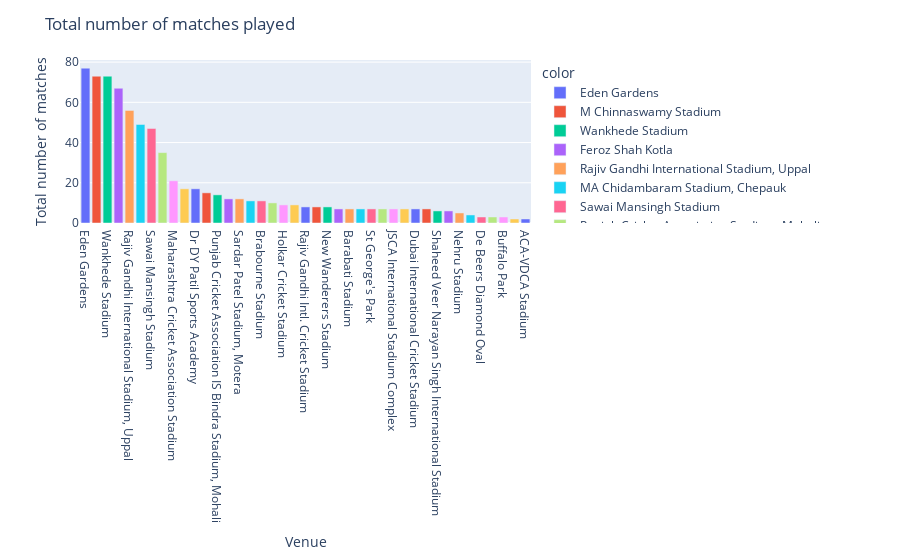

Here is the notebook cell this chart was saved with:
### Markdown cell above
In 2013, we have the most number of matches.

### Code cell
#most matches hosted venue 
figure = px.bar(matches_data, x=matches_data['venue'].value_counts().keys()[:],
             y=matches_data['venue'].value_counts()[:],
             color=matches_data['venue'].value_counts().keys()[:],
             labels={
                     'x': "Venue",
                     'y': "Total number of matches"
                     
                 })
figure.update_layout(title='Total number of matches played')
figure.show()

### Figure 1 — Plotly figure (JSON) as saved in the notebook; plotly's stock layout.template omitted (floating-point values rounded to 4 significant figures)
{"data": [{"alignmentgroup": "True", "hovertemplate": "color=Eden Gardens<br>Venue=%{x}<br>Total number of matches=%{y}<extra></extra>", "legendgroup": "Eden Gardens", "marker": {"color": "#636efa", "pattern": {"shape": ""}}, "name": "Eden Gardens", "offsetgroup": "Eden Gardens", "orientation": "v", "showlegend": true, "textposition": "auto", "type": "bar", "x": ["Eden Gardens"], "xaxis": "x", "y": [77], "yaxis": "y"}, {"alignmentgroup": "True", "hovertemplate": "color=M Chinnaswamy Stadium<br>Venue=%{x}<br>Total number of matches=%{y}<extra></extra>", "legendgroup": "M Chinnaswamy Stadium", "marker": {"color": "#EF553B", "pattern": {"shape": ""}}, "name": "M Chinnaswamy Stadium", "offsetgroup": "M Chinnaswamy Stadium", "orientation": "v", "showlegend": true, "textposition": "auto", "type": "bar", "x": ["M Chinnaswamy Stadium"], "xaxis": "x", "y": [73], "yaxis": "y"}, {"alignmentgroup": "True", "hovertemplate": "color=Wankhede Stadium<br>Venue=%{x}<br>Total number of matches=%{y}<extra></extra>", "legendgroup": "Wankhede Stadium", "marker": {"color": "#00cc96", "pattern": {"shape": ""}}, "name": "Wankhede Stadium", "offsetgroup": "Wankhede Stadium", "orientation": "v", "showlegend": true, "textposition": "auto", "type": "bar", "x": ["Wankhede Stadium"], "xaxis": "x", "y": [73], "yaxis": "y"}, {"alignmentgroup": "True", "hovertemplate": "color=Feroz Shah Kotla<br>Venue=%{x}<br>Total number of matches=%{y}<extra></extra>", "legendgroup": "Feroz Shah Kotla", "marker": {"color": "#ab63fa", "pattern": {"shape": ""}}, "name": "Feroz Shah Kotla", "offsetgroup": "Feroz Shah Kotla", "orientation": "v", "showlegend": true, "textposition": "auto", "type": "bar", "x": ["Feroz Shah Kotla"], "xaxis": "x", "y": [67], "yaxis": "y"}, {"alignmentgroup": "True", "hovertemplate": "color=Rajiv Gandhi International Stadium, Uppal<br>Venue=%{x}<br>Total number of matches=%{y}<extra></extra>", "legendgroup": "Rajiv Gandhi International Stadium, Uppal", "marker": {"color": "#FFA15A", "pattern": {"shape": ""}}, "name": "Rajiv Gandhi International Stadium, Uppal", "offsetgroup": "Rajiv Gandhi International Stadium, Uppal", "orientation": "v", "showlegend": true, "textposition": "auto", "type": "bar", "x": ["Rajiv Gandhi International Stadium, Uppal"], "xaxis": "x", "y": [56], "yaxis": "y"}, {"alignmentgroup": "True", "hovertemplate": "color=MA Chidambaram Stadium, Chepauk<br>Venue=%{x}<br>Total number of matches=%{y}<extra></extra>", "legendgroup": "MA Chidambaram Stadium, Chepauk", "marker": {"color": "#19d3f3", "pattern": {"shape": ""}}, "name": "MA Chidambaram Stadium, Chepauk", "offsetgroup": "MA Chidambaram Stadium, Chepauk", "orientation": "v", "showlegend": true, "textposition": "auto", "type": "bar", "x": ["MA Chidambaram Stadium, Chepauk"], "xaxis": "x", "y": [49], "yaxis": "y"}, {"alignmentgroup": "True", "hovertemplate": "color=Sawai Mansingh Stadium<br>Venue=%{x}<br>Total number of matches=%{y}<extra></extra>", "legendgroup": "Sawai Mansingh Stadium", "marker": {"color": "#FF6692", "pattern": {"shape": ""}}, "name": "Sawai Mansingh Stadium", "offsetgroup": "Sawai Mansingh Stadium", "orientation": "v", "showlegend": true, "textposition": "auto", "type": "bar", "x": ["Sawai Mansingh Stadium"], "xaxis": "x", "y": [47], "yaxis": "y"}, {"alignmentgroup": "True", "hovertemplate": "color=Punjab Cricket Association Stadium, Mohali<br>Venue=%{x}<br>Total number of matches=%{y}<extra></extra>", "legendgroup": "Punjab Cricket Association Stadium, Mohali", "marker": {"color": "#B6E880", "pattern": {"shape": ""}}, "name": "Punjab Cricket Association Stadium, Mohali", "offsetgroup": "Punjab Cricket Association Stadium, Mohali", "orientation": "v", "showlegend": true, "textposition": "auto", "type": "bar", "x": ["Punjab Cricket Association Stadium, Mohali"], "xaxis": "x", "y": [35], "yaxis": "y"}, {"alignmentgroup": "True", "hovertemplate": "color=Maharashtra Cricket Association Stadium<br>Venue=%{x}<br>Total number of matches=%{y}<extra></extra>", "legendgroup": "Maharashtra Cricket Association Stadium", "marker": {"color": "#FF97FF", "pattern": {"shape": ""}}, "name": "Maharashtra Cricket Association Stadium", "offsetgroup": "Maharashtra Cricket Association Stadium", "orientation": "v", "showlegend": true, "textposition": "auto", "type": "bar", "x": ["Maharashtra Cricket Association Stadium"], "xaxis": "x", "y": [21], "yaxis": "y"}, {"alignmentgroup": "True", "hovertemplate": "color=Subrata Roy Sahara Stadium<br>Venue=%{x}<br>Total number of matches=%{y}<extra></extra>", "legendgroup": "Subrata Roy Sahara Stadium", "marker": {"color": "#FECB52", "pattern": {"shape": ""}}, "name": "Subrata Roy Sahara Stadium", "offsetgroup": "Subrata Roy Sahara Stadium", "orientation": "v", "showlegend": true, "textposition": "auto", "type": "bar", "x": ["Subrata Roy Sahara Stadium"], "xaxis": "x", "y": [17], "yaxis": "y"}, {"alignmentgroup": "True", "hovertemplate": "color=Dr DY Patil Sports Academy<br>Venue=%{x}<br>Total number of matches=%{y}<extra></extra>", "legendgroup": "Dr DY Patil Sports Academy", "marker": {"color": "#636efa", "pattern": {"shape": ""}}, "name": "Dr DY Patil Sports Academy", "offsetgroup": "Dr DY Patil Sports Academy", "orientation": "v", "showlegend": true, "textposition": "auto", "type": "bar", "x": ["Dr DY Patil Sports Academy"], "xaxis": "x", "y": [17], "yaxis": "y"}, {"alignmentgroup": "True", "hovertemplate": "color=Kingsmead<br>Venue=%{x}<br>Total number of matches=%{y}<extra></extra>", "legendgroup": "Kingsmead", "marker": {"color": "#EF553B", "pattern": {"shape": ""}}, "name": "Kingsmead", "offsetgroup": "Kingsmead", "orientation": "v", "showlegend": true, "textposition": "auto", "type": "bar", "x": ["Kingsmead"], "xaxis": "x", "y": [15], "yaxis": "y"}, {"alignmentgroup": "True", "hovertemplate": "color=Punjab Cricket Association IS Bindra Stadium, Mohali<br>Venue=%{x}<br>Total number of matches=%{y}<extra></extra>", "legendgroup": "Punjab Cricket Association IS Bindra Stadium, Mohali", "marker": {"color": "#00cc96", "pattern": {"shape": ""}}, "name": "Punjab Cricket Association IS Bindra Stadium, Mohali", "offsetgroup": "Punjab Cricket Association IS Bindra Stadium, Mohali", "orientation": "v", "showlegend": true, "textposition": "auto", "type": "bar", "x": ["Punjab Cricket Association IS Bindra Stadium, Mohali"], "xaxis": "x", "y": [14], "yaxis": "y"}, {"alignmentgroup": "True", "hovertemplate": "color=SuperSport Park<br>Venue=%{x}<br>Total number of matches=%{y}<extra></extra>", "legendgroup": "SuperSport Park", "marker": {"color": "#ab63fa", "pattern": {"shape": ""}}, "name": "SuperSport Park", "offsetgroup": "SuperSport Park", "orientation": "v", "showlegend": true, "textposition": "auto", "type": "bar", "x": ["SuperSport Park"], "xaxis": "x", "y": [12], "yaxis": "y"}, {"alignmentgroup": "True", "hovertemplate": "color=Sardar Patel Stadium, Motera<br>Venue=%{x}<br>Total number of matches=%{y}<extra></extra>", "legendgroup": "Sardar Patel Stadium, Motera", "marker": {"color": "#FFA15A", "pattern": {"shape": ""}}, "name": "Sardar Patel Stadium, Motera", "offsetgroup": "Sardar Patel Stadium, Motera", "orientation": "v", "showlegend": true, "textposition": "auto", "type": "bar", "x": ["Sardar Patel Stadium, Motera"], "xaxis": "x", "y": [12], "yaxis": "y"}, {"alignmentgroup": "True", "hovertemplate": "color=Dr. Y.S. Rajasekhara Reddy ACA-VDCA Cricket Stadium<br>Venue=%{x}<br>Total number of matches=%{y}<extra></extra>", "legendgroup": "Dr. Y.S. Rajasekhara Reddy ACA-VDCA Cricket Stadium", "marker": {"color": "#19d3f3", "pattern": {"shape": ""}}, "name": "Dr. Y.S. Rajasekhara Reddy ACA-VDCA Cricket Stadium", "offsetgroup": "Dr. Y.S. Rajasekhara Reddy ACA-VDCA Cricket Stadium", "orientation": "v", "showlegend": true, "textposition": "auto", "type": "bar", "x": ["Dr. Y.S. Rajasekhara Reddy ACA-VDCA Cricket Stadium"], "xaxis": "x", "y": [11], "yaxis": "y"}, {"alignmentgroup": "True", "hovertemplate": "color=Brabourne Stadium<br>Venue=%{x}<br>Total number of matches=%{y}<extra></extra>", "legendgroup": "Brabourne Stadium", "marker": {"color": "#FF6692", "pattern": {"shape": ""}}, "name": "Brabourne Stadium", "offsetgroup": "Brabourne Stadium", "orientation": "v", "showlegend": true, "textposition": "auto", "type": "bar", "x": ["Brabourne Stadium"], "xaxis": "x", "y": [11], "yaxis": "y"}, {"alignmentgroup": "True", "hovertemplate": "color=Saurashtra Cricket Association Stadium<br>Venue=%{x}<br>Total number of matches=%{y}<extra></extra>", "legendgroup": "Saurashtra Cricket Association Stadium", "marker": {"color": "#B6E880", "pattern": {"shape": ""}}, "name": "Saurashtra Cricket Association Stadium", "offsetgroup": "Saurashtra Cricket Association Stadium", "orientation": "v", "showlegend": true, "textposition": "auto", "type": "bar", "x": ["Saurashtra Cricket Association Stadium"], "xaxis": "x", "y": [10], "yaxis": "y"}, {"alignmentgroup": "True", "hovertemplate": "color=Holkar Cricket Stadium<br>Venue=%{x}<br>Total number of matches=%{y}<extra></extra>", "legendgroup": "Holkar Cricket Stadium", "marker": {"color": "#FF97FF", "pattern": {"shape": ""}}, "name": "Holkar Cricket Stadium", "offsetgroup": "Holkar Cricket Stadium", "orientation": "v", "showlegend": true, "textposition": "auto", "type": "bar", "x": ["Holkar Cricket Stadium"], "xaxis": "x", "y": [9], "yaxis": "y"}, {"alignmentgroup": "True", "hovertemplate": "color=Himachal Pradesh Cricket Association Stadium<br>Venue=%{x}<br>Total number of matches=%{y}<extra></extra>", "legendgroup": "Himachal Pradesh Cricket Association Stadium", "marker": {"color": "#FECB52", "pattern": {"shape": ""}}, "name": "Himachal Pradesh Cricket Association Stadium", "offsetgroup": "Himachal Pradesh Cricket Association Stadium", "orientation": "v", "showlegend": true, "textposition": "auto", "type": "bar", "x": ["Himachal Pradesh Cricket Association Stadium"], "xaxis": "x", "y": [9], "yaxis": "y"}, {"alignmentgroup": "True", "hovertemplate": "color=Rajiv Gandhi Intl. Cricket Stadium<br>Venue=%{x}<br>Total number of matches=%{y}<extra></extra>", "legendgroup": "Rajiv Gandhi Intl. Cricket Stadium", "marker": {"color": "#636efa", "pattern": {"shape": ""}}, "name": "Rajiv Gandhi Intl. Cricket Stadium", "offsetgroup": "Rajiv Gandhi Intl. Cricket Stadium", "orientation": "v", "showlegend": true, "textposition": "auto", "type": "bar", "x": ["Rajiv Gandhi Intl. Cricket Stadium"], "xaxis": "x", "y": [8], "yaxis": "y"}, {"alignmentgroup": "True", "hovertemplate": "color=M. A. Chidambaram Stadium<br>Venue=%{x}<br>Total number of matches=%{y}<extra></extra>", "legendgroup": "M. A. Chidambaram Stadium", "marker": {"color": "#EF553B", "pattern": {"shape": ""}}, "name": "M. A. Chidambaram Stadium", "offsetgroup": "M. A. Chidambaram Stadium", "orientation": "v", "showlegend": true, "textposition": "auto", "type": "bar", "x": ["M. A. Chidambaram Stadium"], "xaxis": "x", "y": [8], "yaxis": "y"}, {"alignmentgroup": "True", "hovertemplate": "color=New Wanderers Stadium<br>Venue=%{x}<br>Total number of matches=%{y}<extra></extra>", "legendgroup": "New Wanderers Stadium", "marker": {"color": "#00cc96", "pattern": {"shape": ""}}, "name": "New Wanderers Stadium", "offsetgroup": "New Wanderers Stadium", "orientation": "v", "showlegend": true, "textposition": "auto", "type": "bar", "x": ["New Wanderers Stadium"], "xaxis": "x", "y": [8], "yaxis": "y"}, {"alignmentgroup": "True", "hovertemplate": "color=Feroz Shah Kotla Ground<br>Venue=%{x}<br>Total number of matches=%{y}<extra></extra>", "legendgroup": "Feroz Shah Kotla Ground", "marker": {"color": "#ab63fa", "pattern": {"shape": ""}}, "name": "Feroz Shah Kotla Ground", "offsetgroup": "Feroz Shah Kotla Ground", "orientation": "v", "showlegend": true, "textposition": "auto", "type": "bar", "x": ["Feroz Shah Kotla Ground"], "xaxis": "x", "y": [7], "yaxis": "y"}, {"alignmentgroup": "True", "hovertemplate": "color=Barabati Stadium<br>Venue=%{x}<br>Total number of matches=%{y}<extra></extra>", "legendgroup": "Barabati Stadium", "marker": {"color": "#FFA15A", "pattern": {"shape": ""}}, "name": "Barabati Stadium", "offsetgroup": "Barabati Stadium", "orientation": "v", "showlegend": true, "textposition": "auto", "type": "bar", "x": ["Barabati Stadium"], "xaxis": "x", "y": [7], "yaxis": "y"}, {"alignmentgroup": "True", "hovertemplate": "color=M. Chinnaswamy Stadium<br>Venue=%{x}<br>Total number of matches=%{y}<extra></extra>", "legendgroup": "M. Chinnaswamy Stadium", "marker": {"color": "#19d3f3", "pattern": {"shape": ""}}, "name": "M. Chinnaswamy Stadium", "offsetgroup": "M. Chinnaswamy Stadium", "orientation": "v", "showlegend": true, "textposition": "auto", "type": "bar", "x": ["M. Chinnaswamy Stadium"], "xaxis": "x", "y": [7], "yaxis": "y"}, {"alignmentgroup": "True", "hovertemplate": "color=St George's Park<br>Venue=%{x}<br>Total number of matches=%{y}<extra></extra>", "legendgroup": "St George's Park", "marker": {"color": "#FF6692", "pattern": {"shape": ""}}, "name": "St George's Park", "offsetgroup": "St George's Park", "orientation": "v", "showlegend": true, "textposition": "auto", "type": "bar", "x": ["St George's Park"], "xaxis": "x", "y": [7], "yaxis": "y"}, {"alignmentgroup": "True", "hovertemplate": "color=Newlands<br>Venue=%{x}<br>Total number of matches=%{y}<extra></extra>", "legendgroup": "Newlands", "marker": {"color": "#B6E880", "pattern": {"shape": ""}}, "name": "Newlands", "offsetgroup": "Newlands", "orientation": "v", "showlegend": true, "textposition": "auto", "type": "bar", "x": ["Newlands"], "xaxis": "x", "y": [7], "yaxis": "y"}, {"alignmentgroup": "True", "hovertemplate": "color=JSCA International Stadium Complex<br>Venue=%{x}<br>Total number of matches=%{y}<extra></extra>", "legendgroup": "JSCA International Stadium Complex", "marker": {"color": "#FF97FF", "pattern": {"shape": ""}}, "name": "JSCA International Stadium Complex", "offsetgroup": "JSCA International Stadium Complex", "orientation": "v", "showlegend": true, "textposition": "auto", "type": "bar", "x": ["JSCA International Stadium Complex"], "xaxis": "x", "y": [7], "yaxis": "y"}, {"alignmentgroup": "True", "hovertemplate": "color=Sheikh Zayed Stadium<br>Venue=%{x}<br>Total number of matches=%{y}<extra></extra>", "legendgroup": "Sheikh Zayed Stadium", "marker": {"color": "#FECB52", "pattern": {"shape": ""}}, "name": "Sheikh Zayed Stadium", "offsetgroup": "Sheikh Zayed Stadium", "orientation": "v", "showlegend": true, "textposition": "auto", "type": "bar", "x": ["Sheikh Zayed Stadium"], "xaxis": "x", "y": [7], "yaxis": "y"}, {"alignmentgroup": "True", "hovertemplate": "color=Dubai International Cricket Stadium<br>Venue=%{x}<br>Total number of matches=%{y}<extra></extra>", "legendgroup": "Dubai International Cricket Stadium", "marker": {"color": "#636efa", "pattern": {"shape": ""}}, "name": "Dubai International Cricket Stadium", "offsetgroup": "Dubai International Cricket Stadium", "orientation": "v", "showlegend": true, "textposition": "auto", "type": "bar", "x": ["Dubai International Cricket Stadium"], "xaxis": "x", "y": [7], "yaxis": "y"}, {"alignmentgroup": "True", "hovertemplate": "color=IS Bindra Stadium<br>Venue=%{x}<br>Total number of matches=%{y}<extra></extra>", "legendgroup": "IS Bindra Stadium", "marker": {"color": "#EF553B", "pattern": {"shape": ""}}, "name": "IS Bindra Stadium", "offsetgroup": "IS Bindra Stadium", "orientation": "v", "showlegend": true, "textposition": "auto", "type": "bar", "x": ["IS Bindra Stadium"], "xaxis": "x", "y": [7], "yaxis": "y"}, {"alignmentgroup": "True", "hovertemplate": "color=Shaheed Veer Narayan Singh International Stadium<br>Venue=%{x}<br>Total number of matches=%{y}<extra></extra>", "legendgroup": "Shaheed Veer Narayan Singh International Stadium", "marker": {"color": "#00cc96", "pattern": {"shape": ""}}, "name": "Shaheed Veer Narayan Singh International Stadium", "offsetgroup": "Shaheed Veer Narayan Singh International Stadium", "orientation": "v", "showlegend": true, "textposition": "auto", "type": "bar", "x": ["Shaheed Veer Narayan Singh International Stadium"], "xaxis": "x", "y": [6], "yaxis": "y"}, {"alignmentgroup": "True", "hovertemplate": "color=Sharjah Cricket Stadium<br>Venue=%{x}<br>Total number of matches=%{y}<extra></extra>", "legendgroup": "Sharjah Cricket Stadium", "marker": {"color": "#ab63fa", "pattern": {"shape": ""}}, "name": "Sharjah Cricket Stadium", "offsetgroup": "Sharjah Cricket Stadium", "orientation": "v", "showlegend": true, "textposition": "auto", "type": "bar", "x": ["Sharjah Cricket Stadium"], "xaxis": "x", "y": [6], "yaxis": "y"}, {"alignmentgroup": "True", "hovertemplate": "color=Nehru Stadium<br>Venue=%{x}<br>Total number of matches=%{y}<extra></extra>", "legendgroup": "Nehru Stadium", "marker": {"color": "#FFA15A", "pattern": {"shape": ""}}, "name": "Nehru Stadium", "offsetgroup": "Nehru Stadium", "orientation": "v", "showlegend": true, "textposition": "auto", "type": "bar", "x": ["Nehru Stadium"], "xaxis": "x", "y": [5], "yaxis": "y"}, {"alignmentgroup": "True", "hovertemplate": "color=Green Park<br>Venue=%{x}<br>Total number of matches=%{y}<extra></extra>", "legendgroup": "Green Park", "marker": {"color": "#19d3f3", "pattern": {"shape": ""}}, "name": "Green Park", "offsetgroup": "Green Park", "orientation": "v", "showlegend": true, "textposition": "auto", "type": "bar", "x": ["Green Park"], "xaxis": "x", "y": [4], "yaxis": "y"}, {"alignmentgroup": "True", "hovertemplate": "color=De Beers Diamond Oval<br>Venue=%{x}<br>Total number of matches=%{y}<extra></extra>", "legendgroup": "De Beers Diamond Oval", "marker": {"color": "#FF6692", "pattern": {"shape": ""}}, "name": "De Beers Diamond Oval", "offsetgroup": "De Beers Diamond Oval", "orientation": "v", "showlegend": true, "textposition": "auto", "type": "bar", "x": ["De Beers Diamond Oval"], "xaxis": "x", "y": [3], "yaxis": "y"}, {"alignmentgroup": "True", "hovertemplate": "color=Vidarbha Cricket Association Stadium, Jamtha<br>Venue=%{x}<br>Total number of matches=%{y}<extra></extra>", "legendgroup": "Vidarbha Cricket Association Stadium, Jamtha", "marker": {"color": "#B6E880", "pattern": {"shape": ""}}, "name": "Vidarbha Cricket Association Stadium, Jamtha", "offsetgroup": "Vidarbha Cricket Association Stadium, Jamtha", "orientation": "v", "showlegend": true, "textposition": "auto", "type": "bar", "x": ["Vidarbha Cricket Association Stadium, Jamtha"], "xaxis": "x", "y": [3], "yaxis": "y"}, {"alignmentgroup": "True", "hovertemplate": "color=Buffalo Park<br>Venue=%{x}<br>Total number of matches=%{y}<extra></extra>", "legendgroup": "Buffalo Park", "marker": {"color": "#FF97FF", "pattern": {"shape": ""}}, "name": "Buffalo Park", "offsetgroup": "Buffalo Park", "orientation": "v", "showlegend": true, "textposition": "auto", "type": "bar", "x": ["Buffalo Park"], "xaxis": "x", "y": [3], "yaxis": "y"}, {"alignmentgroup": "True", "hovertemplate": "color=OUTsurance Oval<br>Venue=%{x}<br>Total number of matches=%{y}<extra></extra>", "legendgroup": "OUTsurance Oval", "marker": {"color": "#FECB52", "pattern": {"shape": ""}}, "name": "OUTsurance Oval", "offsetgroup": "OUTsurance Oval", "orientation": "v", "showlegend": true, "textposition": "auto", "type": "bar", "x": ["OUTsurance Oval"], "xaxis": "x", "y": [2], "yaxis": "y"}, {"alignmentgroup": "True", "hovertemplate": "color=ACA-VDCA Stadium<br>Venue=%{x}<br>Total number of matches=%{y}<extra></extra>", "legendgroup": "ACA-VDCA Stadium", "marker": {"color": "#636efa", "pattern": {"shape": ""}}, "name": "ACA-VDCA Stadium", "offsetgroup": "ACA-VDCA Stadium", "orientation": "v", "showlegend": true, "textposition": "auto", "type": "bar", "x": ["ACA-VDCA Stadium"], "xaxis": "x", "y": [2], "yaxis": "y"}], "layout": {"barmode": "relative", "legend": {"title": {"text": "color"}, "tracegroupgap": 0}, "margin": {"t": 60}, "title": {"text": "Total number of matches played"}, "xaxis": {"anchor": "y", "domain": [0, 1], "title": {"text": "Venue"}}, "yaxis": {"anchor": "x", "domain": [0, 1], "title": {"text": "Total number of matches"}}}}
